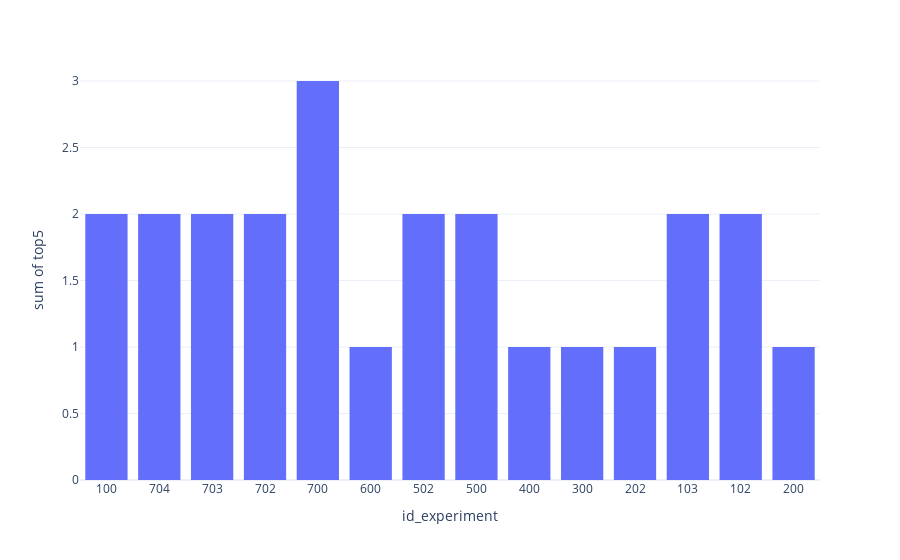

The code cell stored with this chart in its notebook:
### Markdown cell above
### What songs made it to the top 5, let's count them by experiment (we don't care about position just if they made it or not to the top 5)

### Code cell
fig = px.histogram(df, x="id_experiment", y="top5", barmode='stack', template='plotly_white')
fig.show()

### Figure 1 — Plotly figure (JSON) as saved in the notebook; plotly's stock layout.template omitted (floating-point values rounded to 4 significant figures; data arrays with more than 128 entries replaced by an {"elided": "..."} marker saying what was removed)
{"data": [{"alignmentgroup": "True", "bingroup": "x", "histfunc": "sum", "hovertemplate": "id_experiment=%{x}<br>sum of top5=%{y}<extra></extra>", "legendgroup": "", "marker": {"color": "#636efa", "pattern": {"shape": ""}}, "name": "", "offsetgroup": "", "orientation": "v", "showlegend": false, "type": "histogram", "x": {"elided": "192 str values"}, "xaxis": "x", "y": {"elided": "192 int values"}, "yaxis": "y"}], "layout": {"autosize": true, "barmode": "stack", "legend": {"tracegroupgap": 0}, "margin": {"t": 60}, "xaxis": {"anchor": "y", "autorange": true, "domain": [0, 1], "range": [-0.5, 13.5], "title": {"text": "id_experiment"}, "type": "category"}, "yaxis": {"anchor": "x", "autorange": true, "domain": [0, 1], "range": [0, 3.158], "title": {"text": "sum of top5"}, "type": "linear"}}}
